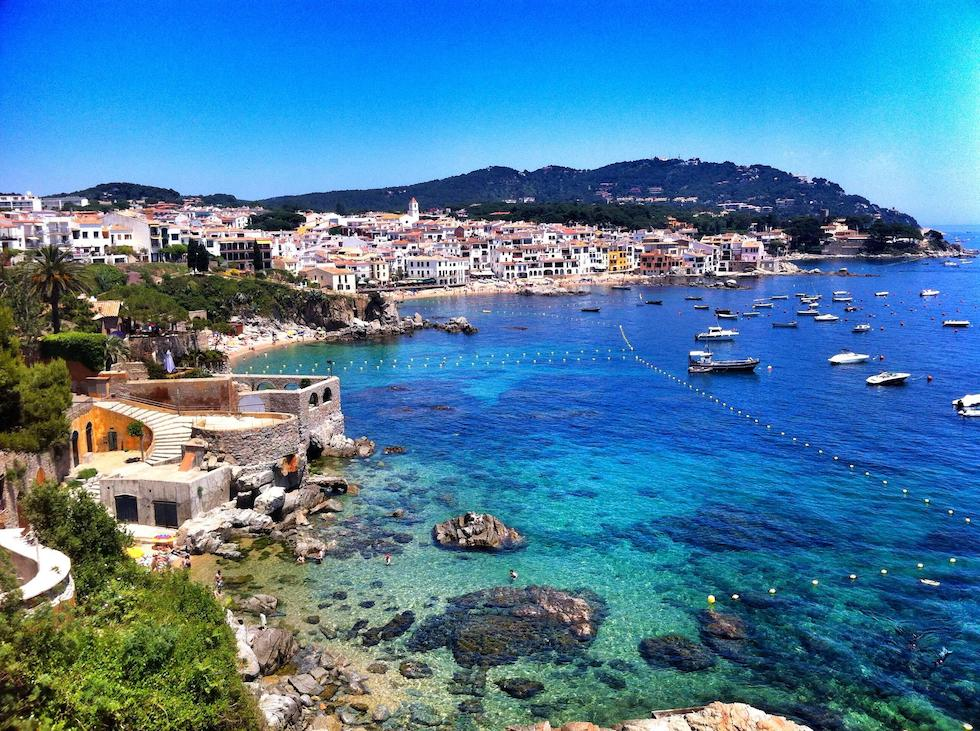
//> input picture histogram/calella_palafrugell.jpg, 980 x 731 px
$ ./histogram /home/jaume/Documentos/master/1Fonaments_de_la_robotica/Perception_Systems/Perception_Systems/histogram/imag/calella_palafrugell.jpg   (built with g++ and OpenCV 4)
//> lines starting //> are read from the running program, lines starting //| are printed output that depends on the picture

//OpenCV
#include "opencv2/opencv.hpp"
#include "opencv2/imgproc.hpp"
#include "opencv2/highgui.hpp"
#include "opencv2/imgcodecs.hpp"
#include <iostream>
#include "stdio.h"

using namespace std;
using namespace cv;

//main
int main(int argc, char *argv[])
{
  //Load image
  CommandLineParser parser( argc, argv, "{@input | /home/jaume/Documentos/master/1Fonaments_de_la_robotica/Perception_Systems/Perception_Systems/histogram/imag/calella_palafrugell.jpg | input image}" );
  //CommandLineParser parser( argc, argv, "{@input | /home/jaume/Imágenes/calella_palafrugell.jpg | input image}" );
  Mat src = imread( parser.get<String>( "@input" ), IMREAD_COLOR );
//> src is the input picture: 731 rows x 980 cols, CV_8UC3; mean B, G, R 158.5, 123.7, 74
  if( src.empty() )
    {
        return -1;
    }

		//Separate the image in 3 places (B,G and R)
    vector<Mat> bgr_planes;
    /* split - Divides a multi-channel array into several single-channel arrays.
      void split(InputArray m, OutputArrayOfArrays mv)
      Parameters:
          m - input multi-channel array.
          mv - output array or vector of arrays.
    */
    split(src,bgr_planes);
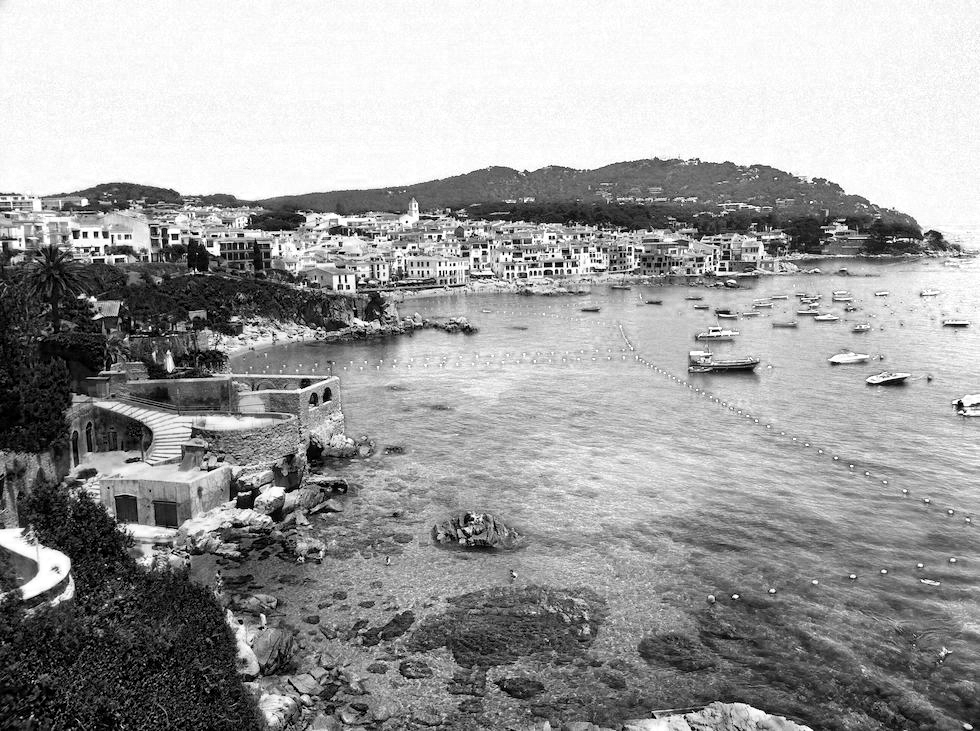
//> bgr_planes[0]: 731 rows x 980 cols, CV_8UC1; min 0, max 255, mean 158.5
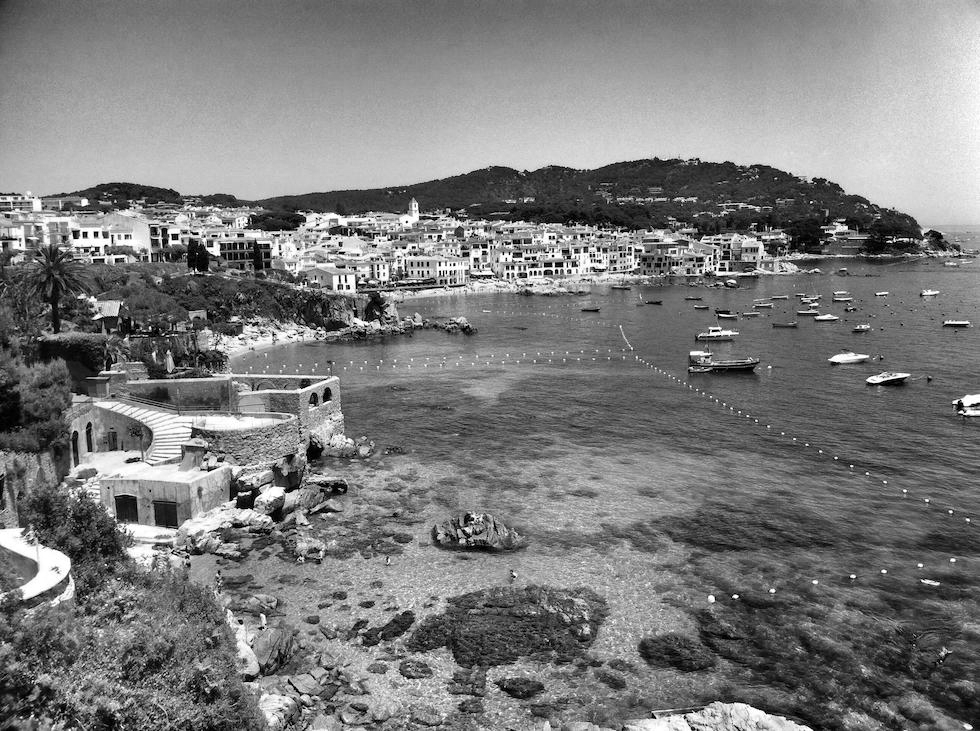
//> bgr_planes[1]: 731 rows x 980 cols, CV_8UC1; min 0, max 255, mean 123.7
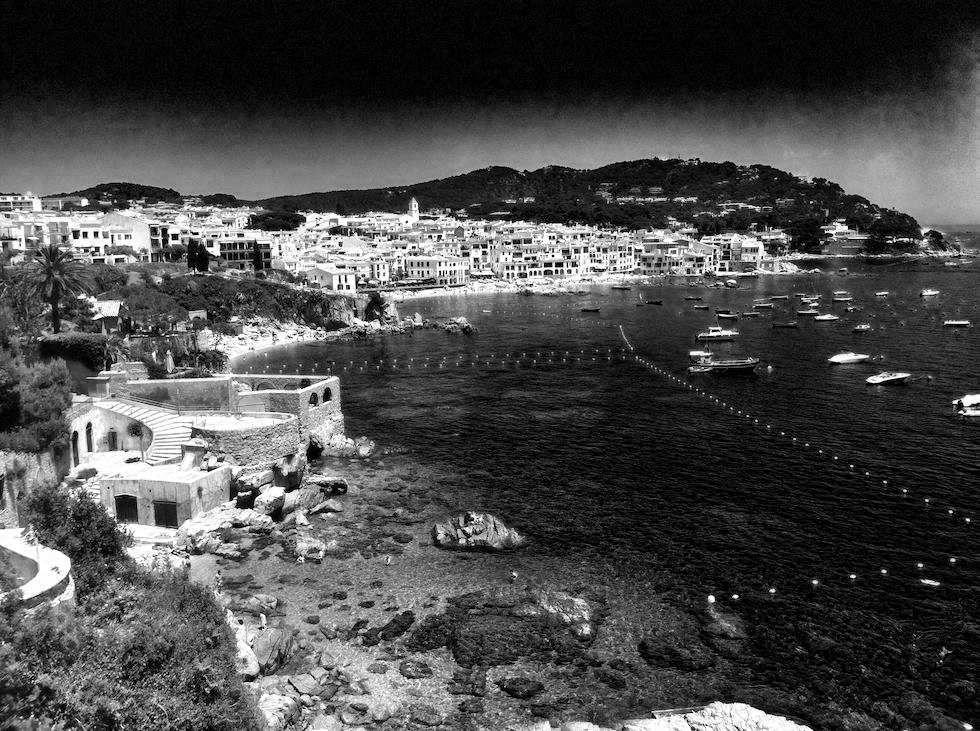
//> bgr_planes[2]: 731 rows x 980 cols, CV_8UC1; min 0, max 255, mean 74

    //Estabish the number of bins
    int histSize = 255;

    //Set the ranges (for B,G,R)
    float range[] = { 0, 256 } ;
    const float* histRange = { range };

    //Set histogram Parameters
    bool uniform = true; bool accumulate = false;

    Mat b_hist, g_hist, r_hist;

    // Compute the histograms:
    /* calcHist - calculates a histogram of a set of arrays
      void calcHist(const Mat* images, int nimages, const int*channels, INputArray mask, OutputArray hist, int dims, const int*hitSize, const jloat**ranges, bool uniform=true, bool accumulate=false)
      Parameters:
        images - Source arrays.
        nimages - number of source iamges.
        channels - list of the dims channel used to compute the histogram.
        mask – Optional mask. If the matrix is not empty, it must be an 8-bit array of the same size as images[i] . The non-zero mask elements mark the array elements counted in the histogram.
        hist – Output histogram, which is a dense or sparse dims -dimensional array.
        dims – Histogram dimensionality that must be positive and not greater than CV_MAX_DIMS (equal to 32 in the current OpenCV version).
        histSize – Array of histogram sizes in each dimension.
        ranges – Array of the dims arrays of the histogram bin boundaries in each dimension. When the histogram is uniform ( uniform =true), then for each dimension i it is enough to specify the lower (inclusive) boundary L_0 of the 0-th histogram bin and the upper (exclusive) boundary U_{\texttt{histSize}[i]-1} for the last histogram bin histSize[i]-1 . That is, in case of a uniform histogram each of ranges[i] is an array of 2 elements. When the histogram is not uniform ( uniform=false ), then each of ranges[i] contains histSize[i]+1 elements: L_0, U_0=L_1, U_1=L_2, ..., U_{\texttt{histSize[i]}-2}=L_{\texttt{histSize[i]}-1}, U_{\texttt{histSize[i]}-1} . The array elements, that are not between L_0 and U_{\texttt{histSize[i]}-1} , are not counted in the histogram.
        uniform – Flag indicating whether the histogram is uniform or not (see above).
        accumulate – Accumulation flag. If it is set, the histogram is not cleared in the beginning when it is allocated. This feature enables you to compute a single histogram from several sets of arrays, or to update the histogram in time.
    */
    calcHist( &bgr_planes[0], 1, 0, Mat(), b_hist, 1, &histSize, &histRange, uniform, accumulate );
//> b_hist = 255 values, max 24543 at index 250, min 760 at index 2, mean 2809.3
    calcHist( &bgr_planes[1], 1, 0, Mat(), g_hist, 1, &histSize, &histRange, uniform, accumulate );
//> g_hist = 255 values, max 5880 at index 110, min 625 at index 1, mean 2809.3
    calcHist( &bgr_planes[2], 1, 0, Mat(), r_hist, 1, &histSize, &histRange, uniform, accumulate );
//> r_hist = 255 values, max 28459 at index 0, min 605 at index 225, mean 2809.3

    // Draw the histograms for B, G and R
    int hist_w = 512; int hist_h = 400;
    int bin_w = cvRound((double) hist_w/histSize );
    /*int cvRound(double value)
    Rounds floating-point number to the nearest integer.
    Parameters
      value	floatParameters:	ing-point number. If the value is outside of INT_MIN ... INT_MAX range, the result is not defined.
    */

    Mat histImage( hist_h, hist_w, CV_8UC3, Scalar( 0,0,0) );

    // Normalize the result to [ 0, histImage.rows ]
    /* normalize - Normalizes the norm or value range of an array.
      void normalize(InputArray src, OutputArray dst, double alpha=1, double beta=0, int norm_type=NORM_L2, int dtype=-1, InputArray mask=noArray() )
        Parameters:
          src – input array.
          dst – output array of the same size as src .
          alpha – norm value to normalize to or the lower range boundary in case of the range normalization.
          beta – upper range boundary in case of the range normalization; it is not used for the norm normalization.
          normType – normalization type (see the details below).
          dtype – when negative, the output array has the same type as src; otherwise, it has the same number of channels as src and the depth =CV_MAT_DEPTH(dtype).
          mask – optional operation mask.
    */
    normalize(b_hist, b_hist, 0, histImage.rows, NORM_MINMAX, -1, Mat() );
//> b_hist = 255 values, max 400 at index 250, min 0 at index 2, mean 34.47
    normalize(g_hist, g_hist, 0, histImage.rows, NORM_MINMAX, -1, Mat() );
//> g_hist = 255 values, max 400 at index 110, min 0 at index 1, mean 166.3
    normalize(r_hist, r_hist, 0, histImage.rows, NORM_MINMAX, -1, Mat() );
//> r_hist = 255 values, max 400 at index 0, min 0 at index 225, mean 31.66

    // Draw for each channel
    for( int i = 1; i < histSize; i++ )
    {
        line(histImage, Point(bin_w*(i-1), hist_h - cvRound(b_hist.at<float>(i-1))),Point(bin_w*(i), hist_h - cvRound(b_hist.at<float>(i))),Scalar(255, 0, 0), 2, 8, 0);
        line(histImage, Point(bin_w*(i-1), hist_h - cvRound(g_hist.at<float>(i-1))),Point(bin_w*(i), hist_h - cvRound(g_hist.at<float>(i))),Scalar(0, 255, 0), 2, 8, 0);
        line(histImage, Point(bin_w*(i-1), hist_h - cvRound(r_hist.at<float>(i-1))),Point( bin_w*(i), hist_h - cvRound(r_hist.at<float>(i))),Scalar( 0, 0, 255), 2, 8, 0);
    }
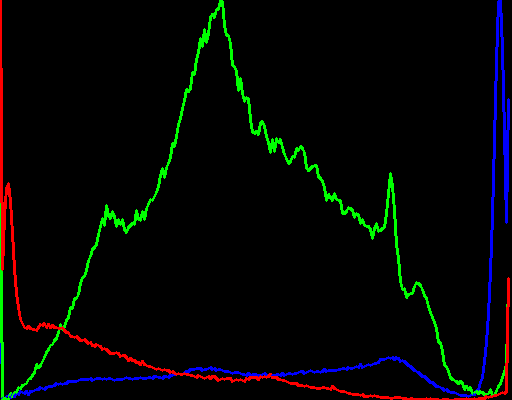
//> histImage: 400 rows x 512 cols, CV_8UC3; mean B, G, R 4.4, 6, 3.9

    imshow("Source image", src );
    imshow("calcHist Demo", histImage );
    waitKey();

    return 0;
}
